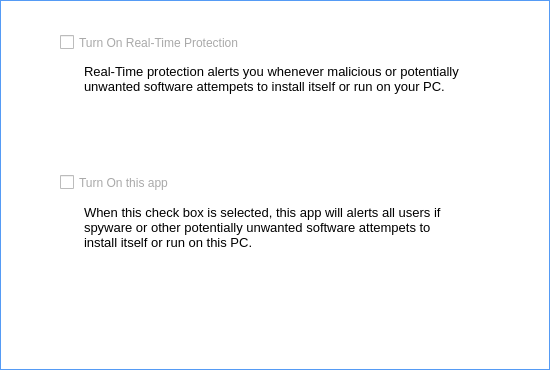
<?xml version="1.0" encoding="UTF-8"?>
<ui version="4.0">
 <class>RealTimProUi</class>
 <widget class="QWidget" name="RealTimProUi">
  <property name="geometry">
   <rect>
    <x>0</x>
    <y>0</y>
    <width>550</width>
    <height>370</height>
   </rect>
  </property>
  <property name="windowTitle">
   <string>Form</string>
  </property>
  <widget class="QWidget" name="tabRealTimPro" native="true">
   <property name="geometry">
    <rect>
     <x>0</x>
     <y>0</y>
     <width>550</width>
     <height>370</height>
    </rect>
   </property>
   <property name="styleSheet">
    <string notr="true">#tabRealTimPro{ border: 0.5px solid #559bf5;	background: white;}</string>
   </property>
   <widget class="QTextBrowser" name="textBrowser">
    <property name="enabled">
     <bool>true</bool>
    </property>
    <property name="geometry">
     <rect>
      <x>80</x>
      <y>60</y>
      <width>431</width>
      <height>81</height>
     </rect>
    </property>
    <property name="styleSheet">
     <string notr="true">border: none;</string>
    </property>
    <property name="html">
     <string>&lt;!DOCTYPE HTML PUBLIC &quot;-//W3C//DTD HTML 4.0//EN&quot; &quot;http://www.w3.org/TR/REC-html40/strict.dtd&quot;&gt;
&lt;html&gt;&lt;head&gt;&lt;meta name=&quot;qrichtext&quot; content=&quot;1&quot; /&gt;&lt;style type=&quot;text/css&quot;&gt;
p, li { white-space: pre-wrap; }
&lt;/style&gt;&lt;/head&gt;&lt;body style=&quot; font-family:'MS Shell Dlg 2'; font-size:8.25pt; font-weight:400; font-style:normal;&quot;&gt;
&lt;p style=&quot; margin-top:0px; margin-bottom:0px; margin-left:0px; margin-right:0px; -qt-block-indent:0; text-indent:0px;&quot;&gt;&lt;span style=&quot; font-size:10pt;&quot;&gt;Real-Time protection alerts you whenever malicious or potentially unwanted software attempets to install itself or run on your PC.&lt;/span&gt;&lt;/p&gt;&lt;/body&gt;&lt;/html&gt;</string>
    </property>
   </widget>
   <widget class="QCheckBox" name="checkBox_2">
    <property name="geometry">
     <rect>
      <x>60</x>
      <y>170</y>
      <width>139</width>
      <height>25</height>
     </rect>
    </property>
    <property name="styleSheet">
     <string notr="true">QCheckBox:hover { color: #1aa2f1; font: 75 12pt &quot;Segoe UI&quot;;}
QCheckBox { color : darkgray; font: 75 12pt &quot;Segoe UI&quot;;}
QCheckBox:flat {  border: none; font: 75 12pt &quot;Segoe UI&quot;; }
QCheckBox:pressed { color: black; font: 75 12pt &quot;Segoe UI&quot;;}</string>
    </property>
    <property name="text">
     <string>Turn On this app</string>
    </property>
   </widget>
   <widget class="QCheckBox" name="checkBox">
    <property name="geometry">
     <rect>
      <x>60</x>
      <y>30</y>
      <width>231</width>
      <height>25</height>
     </rect>
    </property>
    <property name="styleSheet">
     <string notr="true">QCheckBox:hover { color: #1aa2f1; font: 75 12pt &quot;Segoe UI&quot;;}
QCheckBox { color : darkgray; font: 75 12pt &quot;Segoe UI&quot;;}
QCheckBox:flat {  border: none; font: 75 12pt &quot;Segoe UI&quot;; }
QCheckBox:pressed { color: black; font: 75 12pt &quot;Segoe UI&quot;;}</string>
    </property>
    <property name="text">
     <string>Turn On Real-Time Protection</string>
    </property>
   </widget>
   <widget class="QTextBrowser" name="textBrowser_2">
    <property name="enabled">
     <bool>true</bool>
    </property>
    <property name="geometry">
     <rect>
      <x>80</x>
      <y>201</y>
      <width>391</width>
      <height>101</height>
     </rect>
    </property>
    <property name="styleSheet">
     <string notr="true">border: none;</string>
    </property>
    <property name="html">
     <string>&lt;!DOCTYPE HTML PUBLIC &quot;-//W3C//DTD HTML 4.0//EN&quot; &quot;http://www.w3.org/TR/REC-html40/strict.dtd&quot;&gt;
&lt;html&gt;&lt;head&gt;&lt;meta name=&quot;qrichtext&quot; content=&quot;1&quot; /&gt;&lt;style type=&quot;text/css&quot;&gt;
p, li { white-space: pre-wrap; }
&lt;/style&gt;&lt;/head&gt;&lt;body style=&quot; font-family:'MS Shell Dlg 2'; font-size:8.25pt; font-weight:400; font-style:normal;&quot;&gt;
&lt;p style=&quot; margin-top:0px; margin-bottom:0px; margin-left:0px; margin-right:0px; -qt-block-indent:0; text-indent:0px;&quot;&gt;&lt;span style=&quot; font-size:10pt;&quot;&gt;When this check box is selected, this app will alerts all users if spyware or other potentially unwanted software attempets to install itself or run on this PC.&lt;/span&gt;&lt;/p&gt;&lt;/body&gt;&lt;/html&gt;</string>
    </property>
   </widget>
  </widget>
 </widget>
 <resources/>
 <connections/>
</ui>
